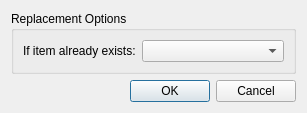
<?xml version="1.0" encoding="UTF-8"?>
<ui version="4.0">
 <class>ImportDialog</class>
 <widget class="QDialog" name="ImportDialog">
  <property name="windowModality">
   <enum>Qt::WindowModal</enum>
  </property>
  <property name="geometry">
   <rect>
    <x>0</x>
    <y>0</y>
    <width>307</width>
    <height>102</height>
   </rect>
  </property>
  <property name="windowTitle">
   <string>Import Options</string>
  </property>
  <property name="windowIcon">
   <iconset>
    <normaloff>../../../resources/icon.png</normaloff>../../../resources/icon.png</iconset>
  </property>
  <property name="modal">
   <bool>true</bool>
  </property>
  <layout class="QVBoxLayout" name="verticalLayout">
   <item>
    <widget class="QGroupBox" name="groupBox">
     <property name="title">
      <string>Replacement Options</string>
     </property>
     <layout class="QVBoxLayout" name="verticalLayout_2">
      <item>
       <layout class="QFormLayout" name="formLayout">
        <item row="0" column="0">
         <widget class="QLabel" name="label">
          <property name="text">
           <string>If item already exists:</string>
          </property>
         </widget>
        </item>
        <item row="0" column="1">
         <widget class="QComboBox" name="replace_options">
          <property name="sizePolicy">
           <sizepolicy hsizetype="Expanding" vsizetype="Expanding">
            <horstretch>0</horstretch>
            <verstretch>0</verstretch>
           </sizepolicy>
          </property>
         </widget>
        </item>
       </layout>
      </item>
     </layout>
    </widget>
   </item>
   <item>
    <widget class="QDialogButtonBox" name="buttonBox">
     <property name="orientation">
      <enum>Qt::Horizontal</enum>
     </property>
     <property name="standardButtons">
      <set>QDialogButtonBox::Cancel|QDialogButtonBox::Ok</set>
     </property>
    </widget>
   </item>
  </layout>
 </widget>
 <resources/>
 <connections>
  <connection>
   <sender>buttonBox</sender>
   <signal>accepted()</signal>
   <receiver>ImportDialog</receiver>
   <slot>accept()</slot>
   <hints>
    <hint type="sourcelabel">
     <x>248</x>
     <y>254</y>
    </hint>
    <hint type="destinationlabel">
     <x>157</x>
     <y>274</y>
    </hint>
   </hints>
  </connection>
  <connection>
   <sender>buttonBox</sender>
   <signal>rejected()</signal>
   <receiver>ImportDialog</receiver>
   <slot>reject()</slot>
   <hints>
    <hint type="sourcelabel">
     <x>316</x>
     <y>260</y>
    </hint>
    <hint type="destinationlabel">
     <x>286</x>
     <y>274</y>
    </hint>
   </hints>
  </connection>
 </connections>
</ui>
